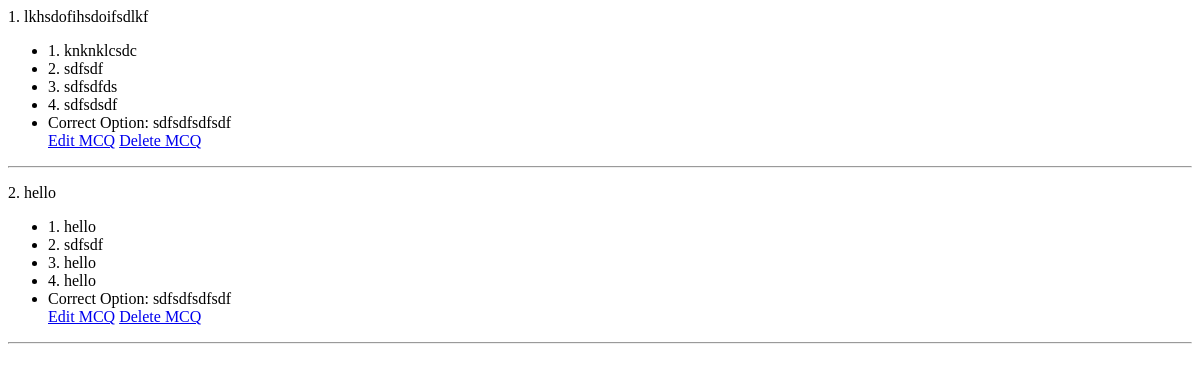
The page /view_mcqs/30/4/ (signed in) on the database as committed earlier.
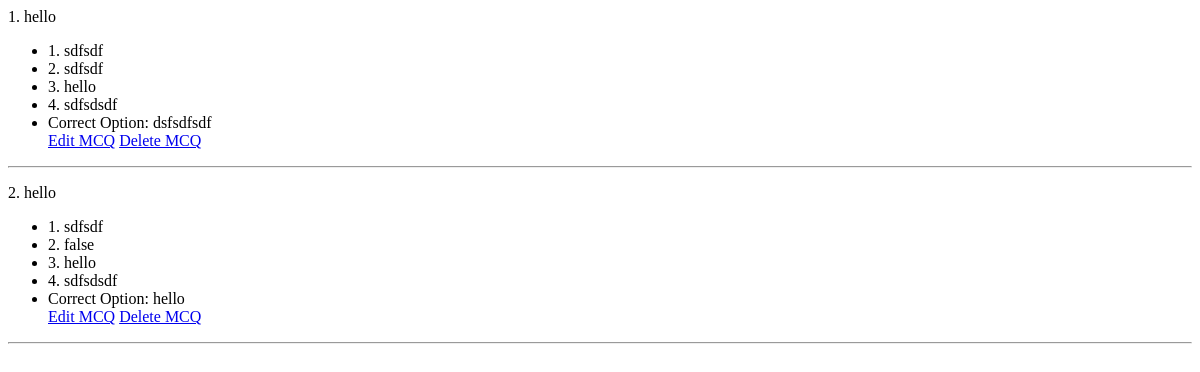
The same page on the database as committed later.
### main/models.py (models this page shows, shortened)
class Question(models.Model):
    s_no = models.IntegerField(default=1)
    question = models.TextField()
    option_1 = models.TextField()
    option_2 = models.TextField()
    option_3 = models.TextField()
    option_4 = models.TextField()
    correct_option = models.TextField()
    lecture = models.ForeignKey(Lecture, on_delete=models.CASCADE)
    teacher = models.ForeignKey(Teacher, on_delete=models.CASCADE)
    course = models.ForeignKey(Course, on_delete=models.CASCADE)
    class Meta:
        unique_together = ('s_no', 'lecture', 'course')

### main/views.py (the view)
# urls.py: path('view_mcqs/<int:course_id>/<int:lecture_id>/', views.view_mcqs, name='view_mcqs'),
@login_required(login_url='signin/')
def view_mcqs(request, course_id, lecture_id):
    lecture = get_object_or_404(Lecture, pk=lecture_id, course_id=course_id)
    mcqs = Question.objects.filter(lecture=lecture)
    return render(request, 'show_mcqs.html', {'mcqs': mcqs})

### main/templates/show_mcqs.html
{% block content %}
  {% for mcq in mcqs %}
  <p>{{ mcq.s_no }}. {{ mcq.question }}</p>
  <ul>
    <li>1. {{ mcq.option_1 }}</li>
    <li>2. {{ mcq.option_2 }}</li>
    <li>3. {{ mcq.option_3 }}</li>
    <li>4. {{ mcq.option_4 }}</li>
    <li>Correct Option: {{ mcq.correct_option }}</li>
    <a href="{% url 'edit_mcq' course_id=mcq.lecture.course.course_id lecture_id=mcq.lecture.id question_id=mcq.id %}">Edit MCQ</a>
    <a href="{% url 'delete_mcq' course_id=mcq.lecture.course.course_id lecture_id=mcq.lecture.id question_id=mcq.id %}">Delete MCQ</a>
  </ul>
    <hr>
  {% empty %}
    <p>There are no MCQs in this lecture yet.</p>
  {% endfor %}
{% endblock %}

Rows that differ between the two databases and show on the page:
removed Question: s_no "1", question "lkhsdofihsdoifsdlkf", option_1 "knknklcsdc", option_2 "sdfsdf", option_3 "sdfsdfds", option_4 "sdfsdsdf", correct_option "sdfsdfsdfsdf"
removed Question: s_no "2", question "hello", option_1 "hello", option_2 "sdfsdf", option_3 "hello", option_4 "hello", correct_option "sdfsdfsdfsdf"
added Question: s_no "1", question "hello", option_1 "sdfsdf", option_2 "sdfsdf", option_3 "hello", option_4 "sdfsdsdf", correct_option "dsfsdfsdf"
added Question: s_no "2", question "hello", option_1 "sdfsdf", option_2 "false", option_3 "hello", option_4 "sdfsdsdf", correct_option "hello"
